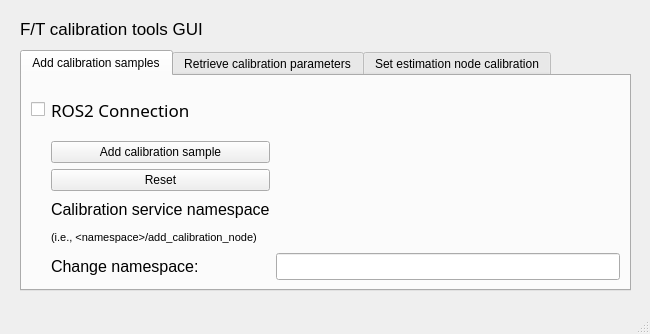
<?xml version="1.0" encoding="UTF-8"?>
<ui version="4.0">
 <class>MainWindow</class>
 <widget class="QMainWindow" name="MainWindow">
  <property name="geometry">
   <rect>
    <x>0</x>
    <y>0</y>
    <width>650</width>
    <height>334</height>
   </rect>
  </property>
  <property name="windowTitle">
   <string>PyQt5 ROS2 APP</string>
  </property>
  <widget class="QWidget" name="centralwidget">
   <widget class="QTabWidget" name="tabWidget">
    <property name="geometry">
     <rect>
      <x>20</x>
      <y>50</y>
      <width>611</width>
      <height>241</height>
     </rect>
    </property>
    <property name="currentIndex">
     <number>0</number>
    </property>
    <widget class="QWidget" name="tab">
     <attribute name="title">
      <string>Add calibration samples</string>
     </attribute>
     <layout class="QHBoxLayout" name="horizontalLayout">
      <item>
       <layout class="QGridLayout" name="gridLayout">
        <item row="6" column="1">
         <widget class="QLabel" name="label_topic_changed_float">
          <property name="font">
           <font>
            <pointsize>12</pointsize>
           </font>
          </property>
          <property name="text">
           <string>Change namespace:</string>
          </property>
         </widget>
        </item>
        <item row="0" column="3" rowspan="2" alignment="Qt::AlignVCenter">
         <widget class="QLabel" name="label_ros2_state_calib">
          <property name="enabled">
           <bool>true</bool>
          </property>
          <property name="maximumSize">
           <size>
            <width>130</width>
            <height>30</height>
           </size>
          </property>
          <property name="sizeIncrement">
           <size>
            <width>0</width>
            <height>0</height>
           </size>
          </property>
          <property name="font">
           <font>
            <pointsize>12</pointsize>
           </font>
          </property>
          <property name="layoutDirection">
           <enum>Qt::LeftToRight</enum>
          </property>
          <property name="text">
           <string/>
          </property>
          <property name="alignment">
           <set>Qt::AlignCenter</set>
          </property>
          <property name="margin">
           <number>1</number>
          </property>
          <property name="indent">
           <number>3</number>
          </property>
         </widget>
        </item>
        <item row="3" column="3">
         <widget class="QLabel" name="label_msg_string">
          <property name="font">
           <font>
            <pointsize>12</pointsize>
            <weight>75</weight>
            <bold>true</bold>
           </font>
          </property>
          <property name="text">
           <string/>
          </property>
          <property name="indent">
           <number>3</number>
          </property>
         </widget>
        </item>
        <item row="0" column="0" rowspan="2">
         <widget class="QCheckBox" name="checkBox_calib_connect_ros">
          <property name="text">
           <string/>
          </property>
         </widget>
        </item>
        <item row="4" column="3" rowspan="2">
         <widget class="QLabel" name="label_service_namespace">
          <property name="font">
           <font>
            <pointsize>12</pointsize>
           </font>
          </property>
          <property name="text">
           <string/>
          </property>
          <property name="indent">
           <number>3</number>
          </property>
         </widget>
        </item>
        <item row="6" column="3">
         <widget class="QLineEdit" name="lineEdit_label_service_namespace">
          <property name="font">
           <font>
            <pointsize>12</pointsize>
           </font>
          </property>
         </widget>
        </item>
        <item row="0" column="1" rowspan="2">
         <widget class="QLabel" name="label_ros2_calib">
          <property name="font">
           <font>
            <family>aakar</family>
            <pointsize>13</pointsize>
           </font>
          </property>
          <property name="text">
           <string>ROS2 Connection</string>
          </property>
         </widget>
        </item>
        <item row="3" column="1">
         <layout class="QVBoxLayout" name="verticalLayout_4">
          <item>
           <widget class="QPushButton" name="pushButton_add_calib_sample">
            <property name="text">
             <string>Add calibration sample</string>
            </property>
           </widget>
          </item>
          <item>
           <widget class="QPushButton" name="pushButton_reset">
            <property name="text">
             <string>Reset</string>
            </property>
           </widget>
          </item>
         </layout>
        </item>
        <item row="4" column="1" rowspan="2">
         <widget class="QLabel" name="label_topic_name_float">
          <property name="font">
           <font>
            <pointsize>12</pointsize>
           </font>
          </property>
          <property name="text">
           <string>&lt;html&gt;&lt;head/&gt;&lt;body&gt;&lt;p&gt;Calibration service namespace&lt;/p&gt;&lt;p&gt;&lt;span style=&quot; font-size:8pt;&quot;&gt;(i.e., &amp;lt;namespace&amp;gt;/add_calibration_node)&lt;/span&gt;&lt;/p&gt;&lt;/body&gt;&lt;/html&gt;</string>
          </property>
         </widget>
        </item>
       </layout>
      </item>
     </layout>
    </widget>
    <widget class="QWidget" name="tab_2">
     <attribute name="title">
      <string>Retrieve calibration parameters</string>
     </attribute>
     <widget class="QWidget" name="gridLayoutWidget">
      <property name="geometry">
       <rect>
        <x>-1</x>
        <y>9</y>
        <width>601</width>
        <height>201</height>
       </rect>
      </property>
      <layout class="QGridLayout" name="gridLayout_2">
       <item row="0" column="2">
        <layout class="QVBoxLayout" name="verticalLayout_2">
         <item>
          <layout class="QHBoxLayout" name="horizontalLayout_3">
           <item>
            <widget class="QLabel" name="label">
             <property name="text">
              <string>Tool mass (Kg):</string>
             </property>
            </widget>
           </item>
           <item>
            <widget class="QLabel" name="label_calibration_mass">
             <property name="text">
              <string>???</string>
             </property>
            </widget>
           </item>
          </layout>
         </item>
         <item>
          <layout class="QHBoxLayout" name="horizontalLayout_5">
           <item>
            <widget class="QLabel" name="label_4">
             <property name="text">
              <string>Com. w.r.t. sensor frame:</string>
             </property>
            </widget>
           </item>
           <item>
            <widget class="QLabel" name="label_calibration_com">
             <property name="text">
              <string>???</string>
             </property>
            </widget>
           </item>
          </layout>
         </item>
         <item>
          <layout class="QHBoxLayout" name="horizontalLayout_6">
           <item>
            <widget class="QLabel" name="label_8">
             <property name="text">
              <string>Force offsets (N):</string>
             </property>
            </widget>
           </item>
           <item>
            <widget class="QLabel" name="label_calibration_force_offsets">
             <property name="text">
              <string>???</string>
             </property>
            </widget>
           </item>
          </layout>
         </item>
         <item>
          <layout class="QHBoxLayout" name="horizontalLayout_4">
           <item>
            <widget class="QLabel" name="label_6">
             <property name="text">
              <string>Torque offsets (Nm):</string>
             </property>
            </widget>
           </item>
           <item>
            <widget class="QLabel" name="label_calibration_torque_offsets">
             <property name="text">
              <string>???</string>
             </property>
            </widget>
           </item>
          </layout>
         </item>
        </layout>
       </item>
       <item row="0" column="0">
        <layout class="QVBoxLayout" name="verticalLayout_3">
         <item>
          <widget class="QPushButton" name="pushButton_get_calibration">
           <property name="text">
            <string>Get calibration parameters</string>
           </property>
          </widget>
         </item>
         <item>
          <widget class="QPushButton" name="pushButton_save_calibration">
           <property name="text">
            <string>Save calibration parameters</string>
           </property>
          </widget>
         </item>
        </layout>
       </item>
      </layout>
     </widget>
    </widget>
    <widget class="QWidget" name="tab_3">
     <attribute name="title">
      <string>Set estimation node calibration</string>
     </attribute>
    </widget>
   </widget>
   <widget class="QLabel" name="label_main">
    <property name="geometry">
     <rect>
      <x>20</x>
      <y>20</y>
      <width>621</width>
      <height>17</height>
     </rect>
    </property>
    <property name="font">
     <font>
      <pointsize>13</pointsize>
      <italic>false</italic>
     </font>
    </property>
    <property name="text">
     <string>F/T calibration tools GUI </string>
    </property>
   </widget>
  </widget>
  <widget class="QMenuBar" name="menubar">
   <property name="geometry">
    <rect>
     <x>0</x>
     <y>0</y>
     <width>650</width>
     <height>21</height>
    </rect>
   </property>
  </widget>
  <widget class="QStatusBar" name="statusbar"/>
 </widget>
 <resources/>
 <connections/>
</ui>
